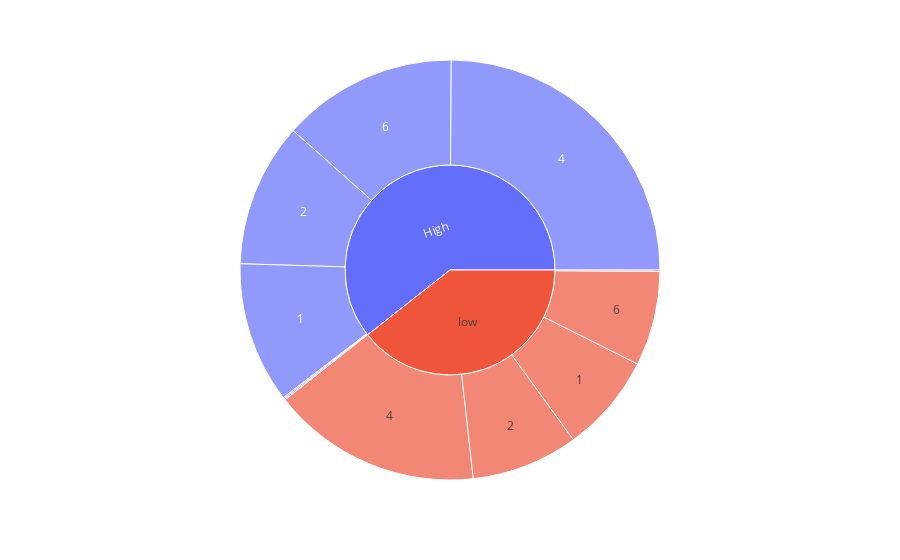

The cell this chart's notebook holds for it:
### Markdown cell above
a meduim diversity in this feature

### Code cell
px.sunburst(recipe, path=['high_traffic', 'servings'])

### Figure 1 — Plotly figure (JSON) as saved in the notebook; plotly's stock layout.template omitted (floating-point values rounded to 4 significant figures)
{"data": [{"branchvalues": "total", "domain": {"x": [0, 1], "y": [0, 1]}, "hovertemplate": "labels=%{label}<br>count=%{value}<br>parent=%{parent}<br>id=%{id}<extra></extra>", "ids": ["High/1", "low/1", "High/2", "low/2", "High/4", "low/4", "High/4 as a snack", "low/4 as a snack", "High/6", "low/6", "High/6 as a snack", "High", "low"], "labels": ["1", "1", "2", "2", "4", "4", "4 as a snack", "4 as a snack", "6", "6", "6 as a snack", "High", "low"], "name": "", "parents": ["High", "low", "High", "low", "High", "low", "High", "low", "High", "low", "High", "", ""], "type": "sunburst", "values": [103, 72, 105, 78, 236, 153, 1, 1, 128, 69, 1, 574, 373]}], "layout": {"legend": {"tracegroupgap": 0}, "margin": {"t": 60}}}
